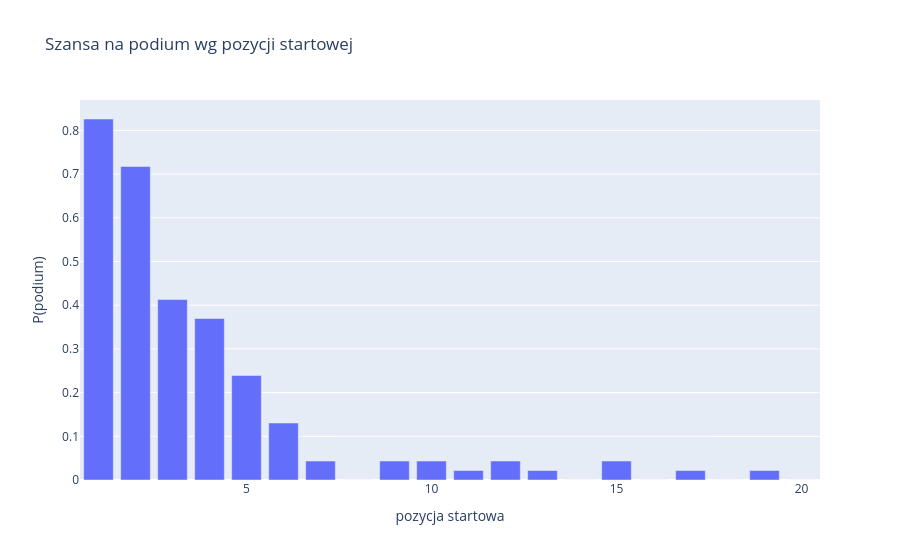

The notebook cell saved with this chart:
### Markdown cell above
## Klasyfikacja: pozycja startowa a podium

### Code cell
rate = dr.groupby('GridPosition')['podium'].mean().reset_index()
fig = px.bar(rate, x='GridPosition', y='podium',
             title='Szansa na podium wg pozycji startowej',
             labels={'podium': 'P(podium)', 'GridPosition': 'pozycja startowa'})
fig.show()

### Figure 1 — Plotly figure (JSON) as saved in the notebook; plotly's stock layout.template omitted (floating-point values rounded to 4 significant figures)
{"data": [{"hovertemplate": "pozycja startowa=%{x}<br>P(podium)=%{y}<extra></extra>", "legendgroup": "", "marker": {"color": "#636efa", "pattern": {"shape": ""}}, "name": "", "orientation": "v", "showlegend": false, "textposition": "auto", "type": "bar", "x": [1.0, 2.0, 3.0, 4.0, 5.0, 6.0, 7.0, 8.0, 9.0, 10.0, 11.0, 12.0, 13.0, 14.0, 15.0, 16.0, 17.0, 18.0, 19.0, 20.0], "xaxis": "x", "y": [0.8261, 0.7174, 0.413, 0.3696, 0.2391, 0.1304, 0.04348, 0.0, 0.04348, 0.04348, 0.02174, 0.04348, 0.02174, 0.0, 0.04348, 0.0, 0.02174, 0.0, 0.02174, 0.0], "yaxis": "y"}], "layout": {"barmode": "relative", "legend": {"tracegroupgap": 0}, "title": {"text": "Szansa na podium wg pozycji startowej"}, "xaxis": {"anchor": "y", "domain": [0.0, 1.0], "title": {"text": "pozycja startowa"}}, "yaxis": {"anchor": "x", "domain": [0.0, 1.0], "title": {"text": "P(podium)"}}}}
